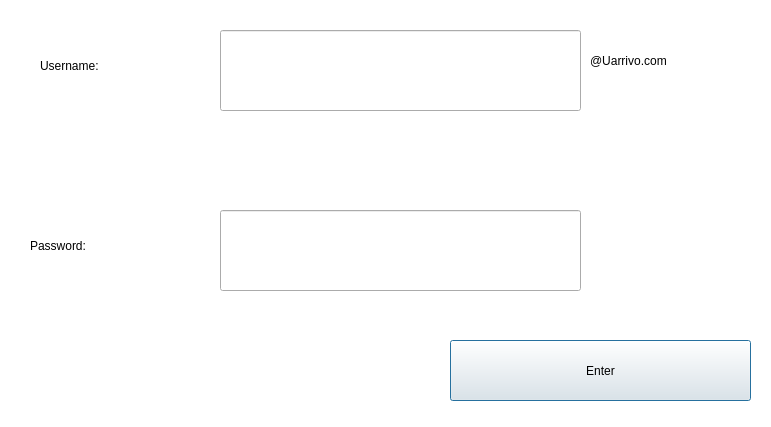
<?xml version="1.0" encoding="UTF-8"?>
<ui version="4.0">
 <class>Login</class>
 <widget class="QDialog" name="Login">
  <property name="geometry">
   <rect>
    <x>0</x>
    <y>0</y>
    <width>771</width>
    <height>427</height>
   </rect>
  </property>
  <property name="windowTitle">
   <string>Dialog</string>
  </property>
  <widget class="QGraphicsView" name="graphicsView">
   <property name="geometry">
    <rect>
     <x>-40</x>
     <y>-30</y>
     <width>821</width>
     <height>461</height>
    </rect>
   </property>
  </widget>
  <widget class="QLabel" name="username_login">
   <property name="geometry">
    <rect>
     <x>40</x>
     <y>0</y>
     <width>191</width>
     <height>131</height>
    </rect>
   </property>
   <property name="text">
    <string>Username: </string>
   </property>
  </widget>
  <widget class="QLabel" name="password_login">
   <property name="geometry">
    <rect>
     <x>30</x>
     <y>190</y>
     <width>201</width>
     <height>111</height>
    </rect>
   </property>
   <property name="text">
    <string>Password: </string>
   </property>
  </widget>
  <widget class="QLineEdit" name="email_inputlogin">
   <property name="geometry">
    <rect>
     <x>220</x>
     <y>30</y>
     <width>361</width>
     <height>81</height>
    </rect>
   </property>
  </widget>
  <widget class="QLineEdit" name="password_inputlogin">
   <property name="geometry">
    <rect>
     <x>220</x>
     <y>210</y>
     <width>361</width>
     <height>81</height>
    </rect>
   </property>
  </widget>
  <widget class="QLabel" name="uarrivo">
   <property name="geometry">
    <rect>
     <x>590</x>
     <y>10</y>
     <width>231</width>
     <height>101</height>
    </rect>
   </property>
   <property name="text">
    <string>@Uarrivo.com</string>
   </property>
  </widget>
  <widget class="QPushButton" name="login_buton">
   <property name="geometry">
    <rect>
     <x>450</x>
     <y>340</y>
     <width>301</width>
     <height>61</height>
    </rect>
   </property>
   <property name="text">
    <string>Enter</string>
   </property>
  </widget>
 </widget>
 <resources/>
 <connections/>
</ui>
